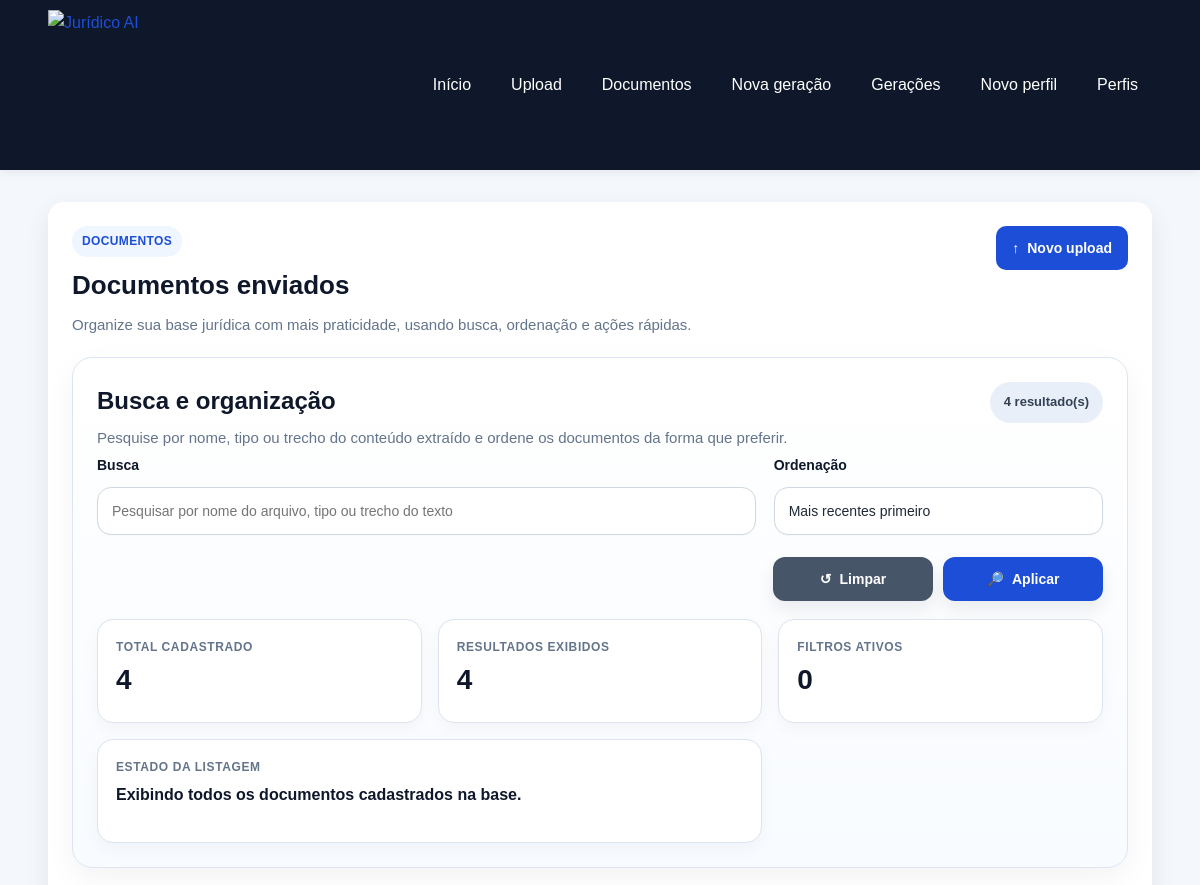
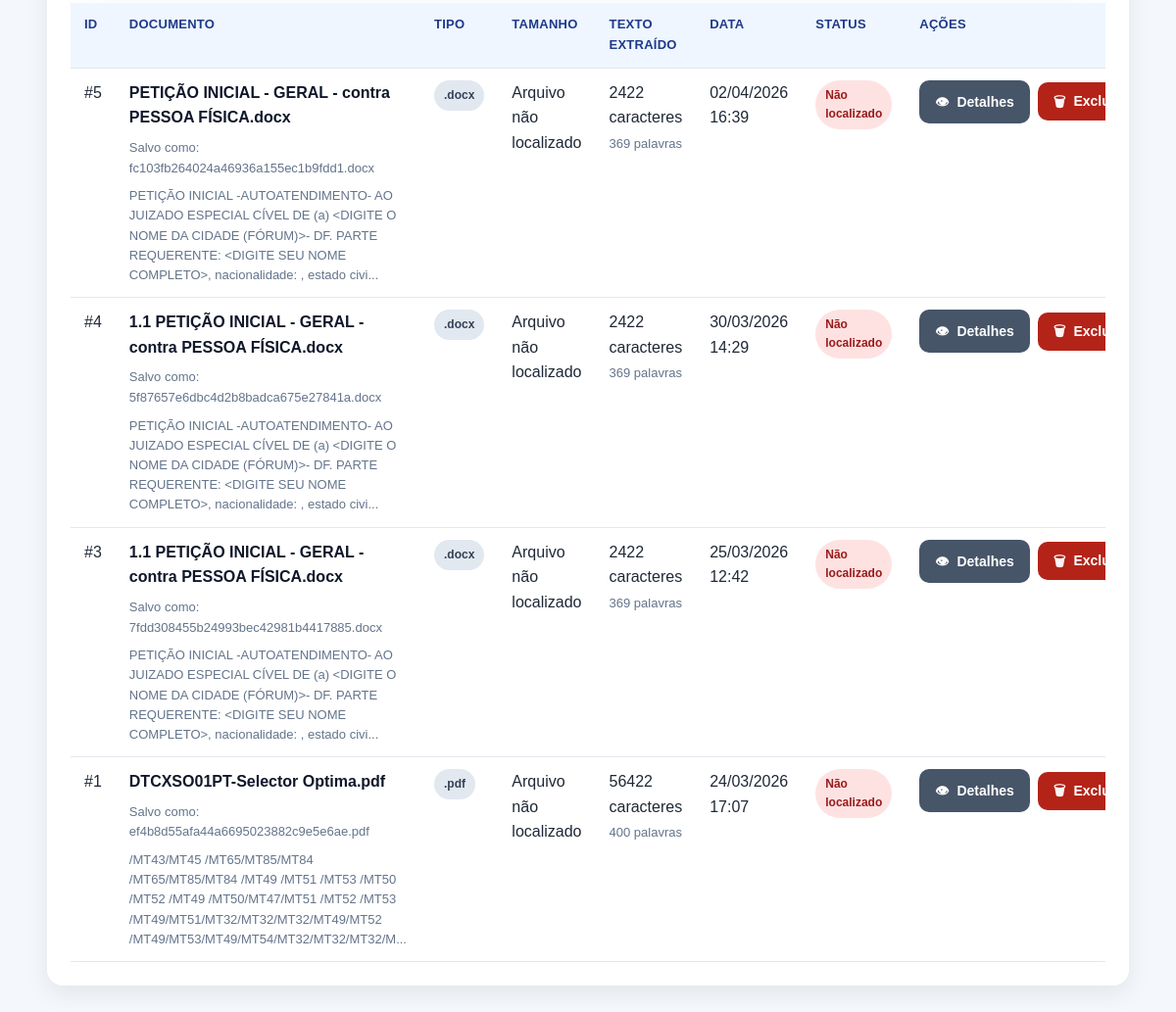
/documents/, run on the app's committed database (2 pictures, top to bottom).
### app/models/document.py (models this page shows)
class Document(Base):
    __tablename__ = "documents"
    id = Column(Integer, primary_key=True, index=True)
    original_filename = Column(String(255), nullable=False)
    saved_filename = Column(String(255), nullable=False)
    file_path = Column(String(500), nullable=False)
    file_type = Column(String(20), nullable=False)
    extracted_text = Column(Text, nullable=False)
    created_at = Column(DateTime(timezone=True), server_default=func.now(), nullable=False)

### app/routers/documents.py (the view)
@router.get("/", response_class=HTMLResponse)
def documents_list(
    request: Request,
    q: str = Query(""),
    sort: str = Query("recentes"),
    db: Session = Depends(get_db),
):
    documentos = listar_documentos(db)
    documentos_view = []
    for documento in documentos:
        tamanho_bytes = obter_tamanho_arquivo(documento)
        documentos_view.append(
            {
                "id": documento.id,
                "original_filename": documento.original_filename,
                "saved_filename": documento.saved_filename,
                "file_type": documento.file_type,
                "created_at": documento.created_at,
                "file_exists": documento_existe(documento),
                "file_size_label": formatar_tamanho_arquivo(tamanho_bytes),
                "text_preview": resumir_texto_extraido(documento.extracted_text, 180),
                "text_length": contar_caracteres_texto(documento.extracted_text),
                "word_count": contar_palavras_texto(documento.extracted_text),
            }
        )
    busca = (q or "").strip().lower()
    sort = sort if sort in ORDENACOES_DOCUMENTOS else "recentes"
    if busca:
        documentos_view = [
            documento
            for documento in documentos_view
            if busca in (documento["original_filename"] or "").lower()
            or busca in (documento["saved_filename"] or "").lower()
            or busca in (documento["file_type"] or "").lower()
            or busca in (documento["text_preview"] or "").lower()
        ]
    if sort == "antigos":
        documentos_view.sort(
            key=lambda documento: documento["created_at"] or "",
        )
    elif sort == "nome_az":
        documentos_view.sort(
            key=lambda documento: (documento["original_filename"] or "").lower(),
        )
    elif sort == "nome_za":
        documentos_view.sort(
            key=lambda documento: (documento["original_filename"] or "").lower(),
            reverse=True,
        )
    elif sort == "tipo_az":
        documentos_view.sort(
            key=lambda documento: (
                (documento["file_type"] or "").lower(),
                (documento["original_filename"] or "").lower(),
            ),
        )
    else:
        documentos_view.sort(
            key=lambda documento: documento["created_at"] or "",
            reverse=True,
        )
    total_documentos = len(documentos)
    total_resultados = len(documentos_view)
    total_filtros_ativos = int(bool(busca)) + int(sort != "recentes")
    return templates.TemplateResponse(
        "documents_list.html",
        {
            "request": request,
            "title": "Documentos enviados",
            "documentos": documentos_view,
            "sucesso": request.query_params.get("sucesso"),
            "erro": request.query_params.get("erro"),
            "filtros": {"q": q, "sort": sort},
            "ordenacoes": ORDENACOES_DOCUMENTOS,
            "total_documentos": total_documentos,
            "total_resultados": total_resultados,
            "total_filtros_ativos": total_filtros_ativos,
        },
    )

### app/templates/documents_list.html (shortened to what this page needs)
{% extends "base.html" %}
{% block content %}
<section class="card">
    <div class="cabecalho-pagina">
        <div>
            <span class="etiqueta-secao">Documentos</span>
            <h2>Documentos enviados</h2>
            <p class="texto-suave">
                Organize sua base jurídica com mais praticidade, usando busca, ordenação e ações rápidas.
            </p>
        </div>
        <div class="acoes-topo">
            <a class="botao" href="/documents/upload">
                <span class="icone-botao" aria-hidden="true">↑</span>
                Novo upload
            </a>
        </div>
    </div>
    <section class="bloco-informativo bloco-filtros-avancados bloco-filtros-documentos">
        <div class="bloco-informativo-topo bloco-informativo-topo-entre-linhas">
            <div>
                <h3>Busca e organização</h3>
                <p class="texto-suave">
                    Pesquise por nome, tipo ou trecho do conteúdo extraído e ordene os documentos da forma que preferir.
                </p>
            </div>
            <span class="badge badge-neutro">
                {{ total_resultados }} resultado(s)
            </span>
        </div>
        <form method="get" action="/documents" class="formulario-geracao formulario-filtros-avancados formulario-filtros-documentos">
            <div class="grid-filtros-avancados grid-filtros-documentos">
                <div>
                    <label for="q">Busca</label>
                    <input
                        type="text"
                        id="q"
                        name="q"
                        value="{{ filtros.q }}"
                        placeholder="Pesquisar por nome do arquivo, tipo ou trecho do texto"
                    >
                </div>
                <div>
                    <label for="sort">Ordenação</label>
                    <select id="sort" name="sort">
                        {% for chave, descricao in ordenacoes.items() %}
                            <option value="{{ chave }}" {% if filtros.sort == chave %}selected{% endif %}>
                                {{ descricao }}
                            </option>
                        {% endfor %}
                    </select>
                </div>
            </div>
            <div class="acoes-formulario-geracao">
                <a class="botao botao-secundario" href="/documents">
                    <span class="icone-botao" aria-hidden="true">↺</span>
                    Limpar
                </a>
                <button type="submit" class="botao">
                    <span class="icone-botao" aria-hidden="true">🔎</span>
                    Aplicar
                </button>
            </div>
        </form>
        <div class="painel-resumo-geracao painel-resumo-sem-inline painel-resumo-documentos">
            <div class="info-box">
                <span class="info-label">Total cadastrado</span>
                <span class="info-value">{{ total_documentos }}</span>
            </div>
            <div class="info-box">
                <span class="info-label">Resultados exibidos</span>
                <span class="info-value">{{ total_resultados }}</span>
            </div>
            <div class="info-box">
                <span class="info-label">Filtros ativos</span>
                <span class="info-value">{{ total_filtros_ativos }}</span>
            </div>
            <div class="info-box info-box-largo">
                <span class="info-label">Estado da listagem</span>
                <span class="info-value">
                    {% if filtros.q %}
                        A listagem está filtrada conforme a busca informada.
                    {% elif filtros.sort != "recentes" %}
                        A listagem está organizada conforme a ordenação selecionada.
                    {% else %}
                        Exibindo todos os documentos cadastrados na base.
                    {% endif %}
                </span>
            </div>
        </div>
    </section>
    {% if documentos %}
        <div class="tabela-responsiva">
            <table class="tabela tabela-documentos">
                <thead>
                    <tr>
                        <th>ID</th>
                        <th>Documento</th>
                        <th>Tipo</th>
                        <th>Tamanho</th>
                        <th>Texto extraído</th>
                        <th>Data</th>
                        <th>Status</th>
                        <th>Ações</th>
                    </tr>
                </thead>
                <tbody>
                    {% for documento in documentos %}
                    <tr>
                        <td>#{{ documento.id }}</td>
                        <td>
                            <div class="documento-celula-principal">
                                <strong class="documento-nome">{{ documento.original_filename }}</strong>
                                <span class="texto-pequeno">Salvo como: {{ documento.saved_filename }}</span>
                                <div class="texto-pequeno documento-resumo">{{ documento.text_preview }}</div>
                            </div>
                        </td>
                        <td>
                            <span class="badge badge-neutro">{{ documento.file_type }}</span>
                        </td>
                        <td>{{ documento.file_size_label }}</td>
                        <td>
                            {{ documento.text_length }} caracteres
                            <div class="texto-pequeno">{{ documento.word_count }} palavras</div>
                        </td>
                        <td>{{ documento.created_at.strftime("%d/%m/%Y %H:%M") if documento.created_at else "-" }}</td>
                        <td>
                            {% if documento.file_exists %}
                                <span class="badge badge-sucesso">Disponível</span>
                            {% else %}
                                <span class="badge badge-erro">Não localizado</span>
                            {% endif %}
                        </td>
                        <td>
                            <div class="barra-acoes-tabela barra-acoes-documentos">
                                <a class="botao botao-secundario" href="/documents/{{ documento.id }}">
                                    <span class="icone-botao" aria-hidden="true">👁</span>
                                    Detalhes
                                </a>
                                <form
                                    action="/documents/{{ documento.id }}/delete"
                                    method="post"
                                    data-loading-form
                                    data-confirm-action
                                    data-confirm-title="Excluir documento"
                                    data-confirm-message="Tem certeza que deseja excluir este documento? Essa ação removerá o arquivo da base e não poderá ser desfeita."
                                    data-confirm-submit-label="Excluir documento"
                                    data-confirm-submit-icon='<span class="icone-botao" aria-hidden="true">🗑</span>'
                                    data-loading-message="Excluindo documento..."
                                    data-loading-button-text="Excluindo..."
                                >
                                    <button type="submit" class="botao-perigo botao-perigo-tabela">
                                        <span class="icone-botao" aria-hidden="true">🗑</span>
                                        Excluir
                                    </button>
                                </form>
                            </div>
                        </td>
                    </tr>
                    {% endfor %}
                </tbody>
            </table>
        </div>
    {% endif %}
</section>
{% endblock %}

### data on the page
Document: id "5", original_filename "PETIÇÃO INICIAL - GERAL - contra PESSOA FÍSICA.docx", saved_filename "fc103fb264024a46936a155ec1b9fdd1.docx", text_preview "PETIÇÃO INICIAL -AUTOATENDIMENTO- AO JUIZADO ESPECIAL CÍVEL DE (a) <DIGITE O NOME DA CIDADE (FÓRUM)>- DF. PARTE REQUERENTE: <DIGITE SEU NOME COMPLETO>, nacionalidade: , estado civi...", file_type ".docx", file_size_label "Arquivo não localizado", text_length "2422", word_count "369", created_at "02/04/2026 16:39"
Document: id "4", original_filename "1.1 PETIÇÃO INICIAL - GERAL - contra PESSOA FÍSICA.docx", saved_filename "5f87657e6dbc4d2b8badca675e27841a.docx", text_preview "PETIÇÃO INICIAL -AUTOATENDIMENTO- AO JUIZADO ESPECIAL CÍVEL DE (a) <DIGITE O NOME DA CIDADE (FÓRUM)>- DF. PARTE REQUERENTE: <DIGITE SEU NOME COMPLETO>, nacionalidade: , estado civi...", file_type ".docx", file_size_label "Arquivo não localizado", text_length "2422", word_count "369", created_at "30/03/2026 14:29"
Document: id "3", original_filename "1.1 PETIÇÃO INICIAL - GERAL - contra PESSOA FÍSICA.docx", saved_filename "7fdd308455b24993bec42981b4417885.docx", text_preview "PETIÇÃO INICIAL -AUTOATENDIMENTO- AO JUIZADO ESPECIAL CÍVEL DE (a) <DIGITE O NOME DA CIDADE (FÓRUM)>- DF. PARTE REQUERENTE: <DIGITE SEU NOME COMPLETO>, nacionalidade: , estado civi...", file_type ".docx", file_size_label "Arquivo não localizado", text_length "2422", word_count "369", created_at "25/03/2026 12:42"
Document: id "1", original_filename "DTCXSO01PT-Selector Optima.pdf", saved_filename "ef4b8d55afa44a6695023882c9e5e6ae.pdf", text_preview "/MT43/MT45 /MT65/MT85/MT84 /MT65/MT85/MT84 /MT49 /MT51 /MT53 /MT50 /MT52 /MT49 /MT50/MT47/MT51 /MT52 /MT53 /MT49/MT51/MT32/MT32/MT32/MT49/MT52 /MT49/MT53/MT49/MT54/MT32/MT32/MT32/M...", file_type ".pdf", file_size_label "Arquivo não localizado", text_length "56422", word_count "400", created_at "24/03/2026 17:07"

### other printed values
{{ total_resultados }} "4"
{{ total_documentos }} "4"
{{ total_filtros_ativos }} "0"
form field sort "Mais recentes primeiro"
